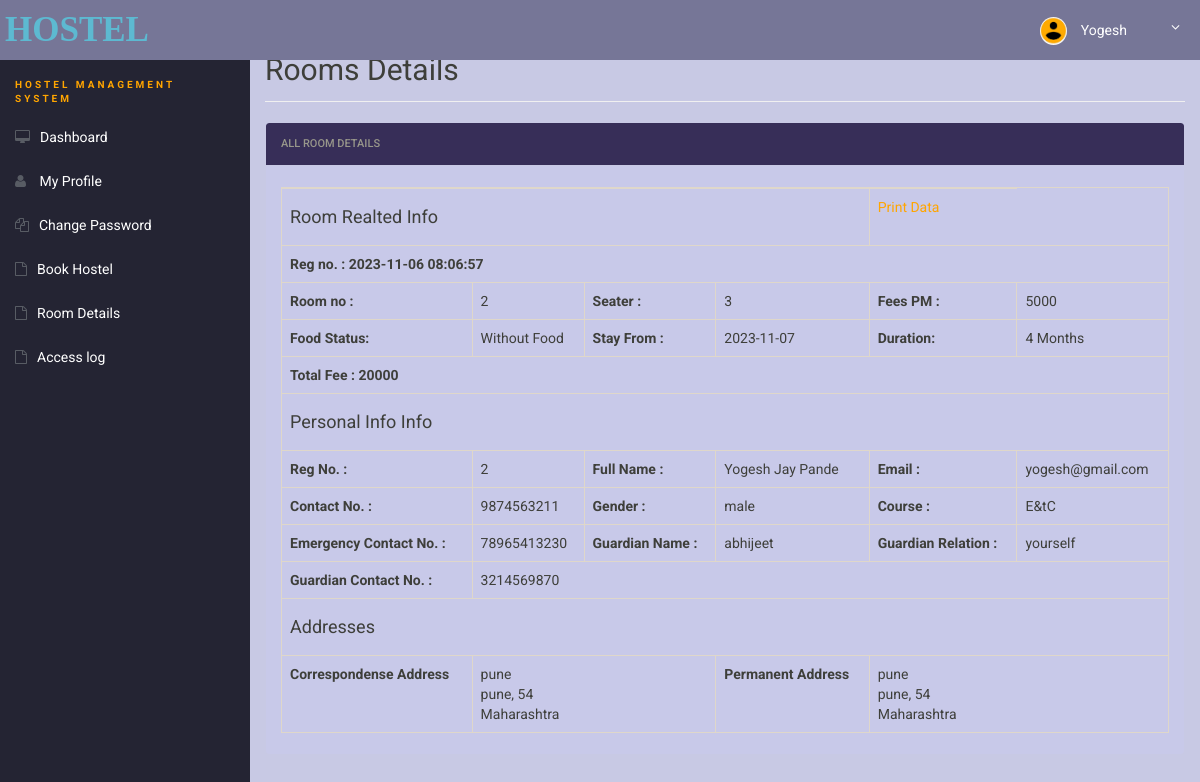
The page /room-details.php (signed in) on the database its author committed.
### tables this page shows
CREATE TABLE `users` (
  `id` int NOT NULL,
  `regNo` varchar(20) DEFAULT NULL,
  `firstName` varchar(50) DEFAULT NULL,
  `middleName` varchar(50) DEFAULT NULL,
  `lastName` varchar(50) DEFAULT NULL,
  `gender` enum('male','female','others') DEFAULT NULL,
  `contactNo` varchar(15) DEFAULT NULL,
  `email` varchar(255) NOT NULL,
  `password` varchar(255) NOT NULL,
  `updationDate` datetime DEFAULT NULL,
  `passUdateDate` datetime DEFAULT NULL
);

CREATE TABLE `registration` (
  `id` int NOT NULL,
  `roomno` int DEFAULT NULL,
  `seater` int DEFAULT NULL,
  `feespm` int DEFAULT NULL,
  `foodstatus` int DEFAULT NULL,
  `stayfrom` date DEFAULT NULL,
  `duration` int DEFAULT NULL,
  `course` varchar(500) DEFAULT NULL,
  `regno` int DEFAULT NULL,
  `firstName` varchar(500) DEFAULT NULL,
  `middleName` varchar(500) DEFAULT NULL,
  `lastName` varchar(500) DEFAULT NULL,
  `gender` varchar(250) DEFAULT NULL,
  `contactno` bigint DEFAULT NULL,
  `emailid` varchar(500) DEFAULT NULL,
  `egycontactno` bigint DEFAULT NULL,
  `guardianName` varchar(500) DEFAULT NULL,
  `guardianRelation` varchar(500) DEFAULT NULL,
  `guardianContactno` bigint DEFAULT NULL,
  `corresAddress` varchar(500) DEFAULT NULL,
  `corresCity` varchar(500) DEFAULT NULL,
  `corresState` varchar(500) DEFAULT NULL,
  `corresPincode` int DEFAULT NULL,
  `pmntAddress` varchar(500) DEFAULT NULL,
  `pmntCity` varchar(500) DEFAULT NULL,
  `pmnatetState` varchar(500) DEFAULT NULL,
  `pmntPincode` int DEFAULT NULL,
  `postingDate` timestamp NULL DEFAULT CURRENT_TIMESTAMP,
  `updationDate` varchar(500) DEFAULT NULL
);

### room-details.php (the view, shortened to what this page needs)
<?php
include('includes/config.php');
?>
<!doctype html>
<html lang="en" class="no-js">
<head>
	<link rel="stylesheet" href="css/font-awesome.min.css">
	<link rel="stylesheet" href="css/bootstrap.min.css">
	<link rel="stylesheet" href="css/dataTables.bootstrap.min.css">
	<link rel="stylesheet" href="css/bootstrap-social.css">
	<link rel="stylesheet" href="css/bootstrap-select.css">
	<link rel="stylesheet" href="css/fileinput.min.css">
	<link rel="stylesheet" href="css/awesome-bootstrap-checkbox.css">
	<link rel="stylesheet" href="css/style1.css">
</head>
<body>
	<?php include('includes/header.php'); ?>
	<div class="ts-main-content">
		<?php include('includes/sidebar.php'); ?>
		<div class="content-wrapper">
			<div class="container-fluid">
				<div class="row">
					<div class="col-md-12">
						<h2 class="page-title" style="margin-top:2%">Rooms Details</h2>
						<div class="panel panel-default">
							<div class="panel-heading">All Room Details</div>
							<div class="panel-body">
								<table id="zctb" class="table table-bordered " cellspacing="0" width="100%">
									<tbody>
										<?php
										$aid = $_SESSION['login'];
										$ret = "select * from registration where emailid=?";
										$stmt = $conn->prepare($ret);
										$stmt->bind_param('s', $aid);
										$stmt->execute();
										$res = $stmt->get_result();
										while ($row = $res->fetch_object()) {
											?>
											<tr>
												<td colspan="4">
													<h4>Room Realted Info</h4>
												</td>
												<td><a href="javascript:void(0);"
														onClick="popUpWindow('http://localhost/hostel/full-profile.php?id=<?php echo $row->emailid; ?>');"
														title="View Full Details">Print Data</a></td>
											</tr>
											<tr>
												<td colspan="6"><b>Reg no. :
														<?php echo $row->postingDate; ?>
													</b></td>
											</tr>
											<tr>
												<td><b>Room no :</b></td>
												<td>
													<?php echo $row->roomno; ?>
												</td>
												<td><b>Seater :</b></td>
												<td>
													<?php echo $row->seater; ?>
												</td>
												<td><b>Fees PM :</b></td>
												<td>
													<?php echo $fpm = $row->feespm; ?>
												</td>
											</tr>
											<tr>
												<td><b>Food Status:</b></td>
												<td>
													<?php if ($row->foodstatus == 0) {
														echo "Without Food";
													} else {
														echo "With Food";
													}
													; ?>
												</td>
												<td><b>Stay From :</b></td>
												<td>
													<?php echo $row->stayfrom; ?>
												</td>
												<td><b>Duration:</b></td>
												<td>
													<?php echo $dr = $row->duration; ?> Months
												</td>
											</tr>
											<tr>
												<td colspan="6"><b>Total Fee :
														<?php if ($row->foodstatus == 1) {
															$fd = 2000;
															echo (($dr * $fpm) + $fd);
														} else {
															echo $dr * $fpm;
														}
														?>
													</b></td>
											</tr>
											<tr>
												<td colspan="6">
													<h4>Personal Info Info</h4>
												</td>
											</tr>
											<tr>
												<td><b>Reg No. :</b></td>
												<td>
													<?php echo $row->regno; ?>
												</td>
												<td><b>Full Name :</b></td>
												<td>
													<?php echo $row->firstName; ?>
													<?php echo $row->middleName; ?>
													<?php echo $row->lastName; ?>
												</td>
												<td><b>Email :</b></td>
												<td>
													<?php echo $row->emailid; ?>
												</td>
											</tr>
											<tr>
												<td><b>Contact No. :</b></td>
												<td>
													<?php echo $row->contactno; ?>
												</td>
												<td><b>Gender :</b></td>
												<td>
													<?php echo $row->gender; ?>
												</td>
												<td><b>Course :</b></td>
												<td>
													<?php echo $row->course; ?>
												</td>
											</tr>
											<tr>
												<td><b>Emergency Contact No. :</b></td>
												<td>
													<?php echo $row->egycontactno; ?>
												</td>
												<td><b>Guardian Name :</b></td>
												<td>
													<?php echo $row->guardianName; ?>
												</td>
												<td><b>Guardian Relation :</b></td>
												<td>
													<?php echo $row->guardianRelation; ?>
												</td>
											</tr>
											<tr>
												<td><b>Guardian Contact No. :</b></td>
												<td colspan="6">
													<?php echo $row->guardianContactno; ?>
												</td>
											</tr>
											<tr>
												<td colspan="6">
													<h4>Addresses</h4>
												</td>
											</tr>
											<tr>
												<td><b>Correspondense Address</b></td>
												<td colspan="2">
													<?php echo $row->corresAddress; ?><br />
													<?php echo $row->corresCity; ?>,
													<?php echo $row->corresPincode; ?><br />
													<?php echo $row->corresState; ?>
												</td>
												<td><b>Permanent Address</b></td>
												<td colspan="2">
													<?php echo $row->pmntAddress; ?><br />
													<?php echo $row->pmntCity; ?>,
													<?php echo $row->pmntPincode; ?><br />
													<?php echo $row->pmnatetState; ?>
												</td>
											</tr>
											<?php
										} ?>
									</tbody>
								</table>
							</div>
						</div>
					</div>
				</div>
			</div>
		</div>
	</div>
</body>
</html>

### includes/header.php (shortened to what this page needs)
<?php
include('config.php');
if (isset($_SESSION['id'])) {
	$aid = $_SESSION['id'];
	$ret = "select * from users where id=?";
	$stmt = $conn->prepare($ret);
	$stmt->bind_param('i', $aid);
	$stmt->execute();
	$res = $stmt->get_result();
	while ($row = $res->fetch_object()) { ?>
		<div class="brand clearfix">
			<a href="#" class="logo" style="font-size:35px;">HOSTEL</a>
			<ul class="ts-profile-nav">
				<li class="ts-account">
					<a href="#"><img src="img/akshay.jpg" class="ts-avatar hidden-side" alt="">
						<?php echo $row->firstName;
	} ?> <i class="fa fa-angle-down hidden-side"></i>
				</a>
			</li>
		</ul>
	</div>
<?php } ?>

### css/style1.css (style rules this page uses)
* { border-radius: 0px; }
html { font-size: 14px; }
@media only screen and (min-width: 480px) { html { font-size: 17px; } }
@media only screen and (min-width: 768px) { html { font-size: 14px; } }
body { font-size: 1em; }
a { color: orange; }
.panel { overflow: hidden; }
ul, li { margin: 0; padding: 0; list-style: none; }
.page-title { padding-bottom: 15px; margin-bottom: 20px; border-bottom: 1px solid #f0f0f0; }
.brand { background: #767697; position: relative; z-index: 3; position: fixed; width: 100%; top: 0; }
.brand .logo { box-sizing: border-box; padding: 5px; float: left; display: block; width: 200px; font-family: cursive; font-weight: bold; font-size: 35px; }
@media only screen and (min-width: 992px) { .brand .logo { width: 250px; } }
.brand .ts-profile-nav { float: right; display: none; }
.brand .ts-profile-nav li { float: left; position: relative; }
.brand .ts-profile-nav li a { display: block; padding: 20px; color: #fff; }
.brand .ts-profile-nav .ts-account .fa-angle-down { float: right; }
.brand .ts-profile-nav .ts-account>a { width: 180px; background: #767697; }
.brand .ts-profile-nav .ts-account .ts-avatar { border-radius: 50%; height: 28px; margin: -10px 0; margin-right: 10px; }
@media only screen and (min-width: 992px) { .brand .ts-profile-nav { display: block; } }
.ts-main-content .content-wrapper { padding-top: 15px; margin-top: 20px; }
@media only screen and (min-width: 992px) { .ts-main-content .content-wrapper { margin-left: 250px; } }

### rows shown on the page
users: firstName "Yogesh"
registration: postingDate "2023-11-06 08:06:57", roomno "2", seater "3", feespm "5000", foodstatus "Without Food", stayfrom "2023-11-07", duration "4", $dr * $fpm "20000", regno "2", firstName "Yogesh", middleName "Jay", lastName "Pande", emailid "yogesh@gmail.com", contactno "9874563211", gender "male", course "E&tC", egycontactno "78965413230", guardianName "abhijeet", guardianRelation "yourself", guardianContactno "3214569870", corresAddress "pune", corresCity "pune", corresPincode "54", corresState "Maharashtra", pmntAddress "pune", pmntCity "pune", pmntPincode "54", pmnatetState "Maharashtra"
